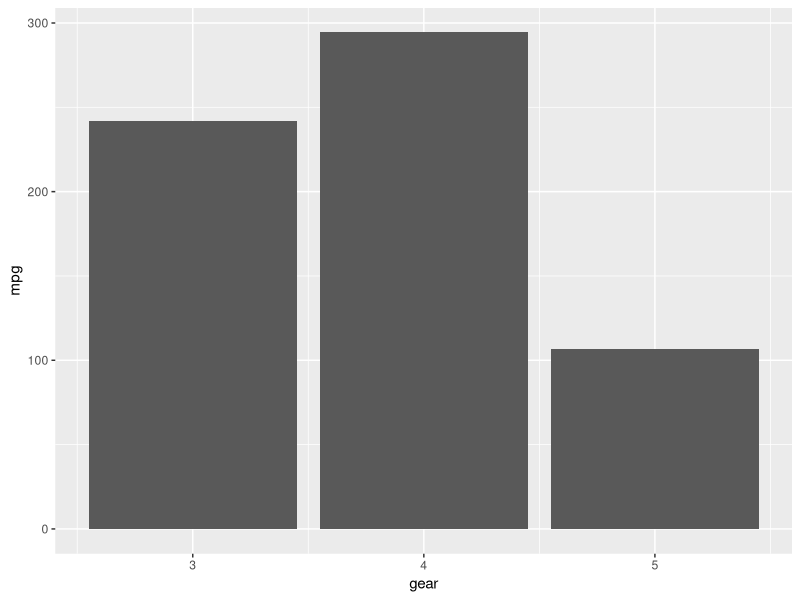

This figure's R source:
## ---- chunk 1
#| include: false

library(tidyverse)
## ---- chunk 2
mtcars |> 
  ggplot(aes(x = gear, y = mpg))+
  geom_bar(stat="identity")

print(Sys.time())
